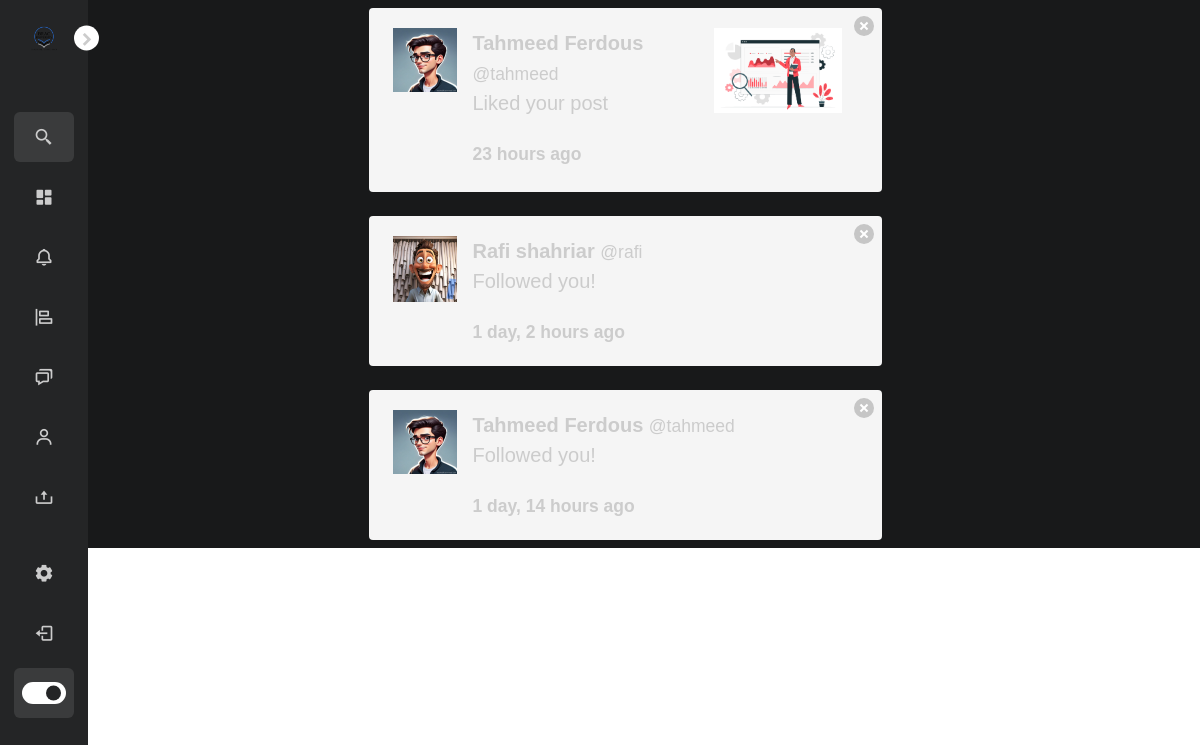
/notifications/ (signed in), run on an earlier commit of the app's database.
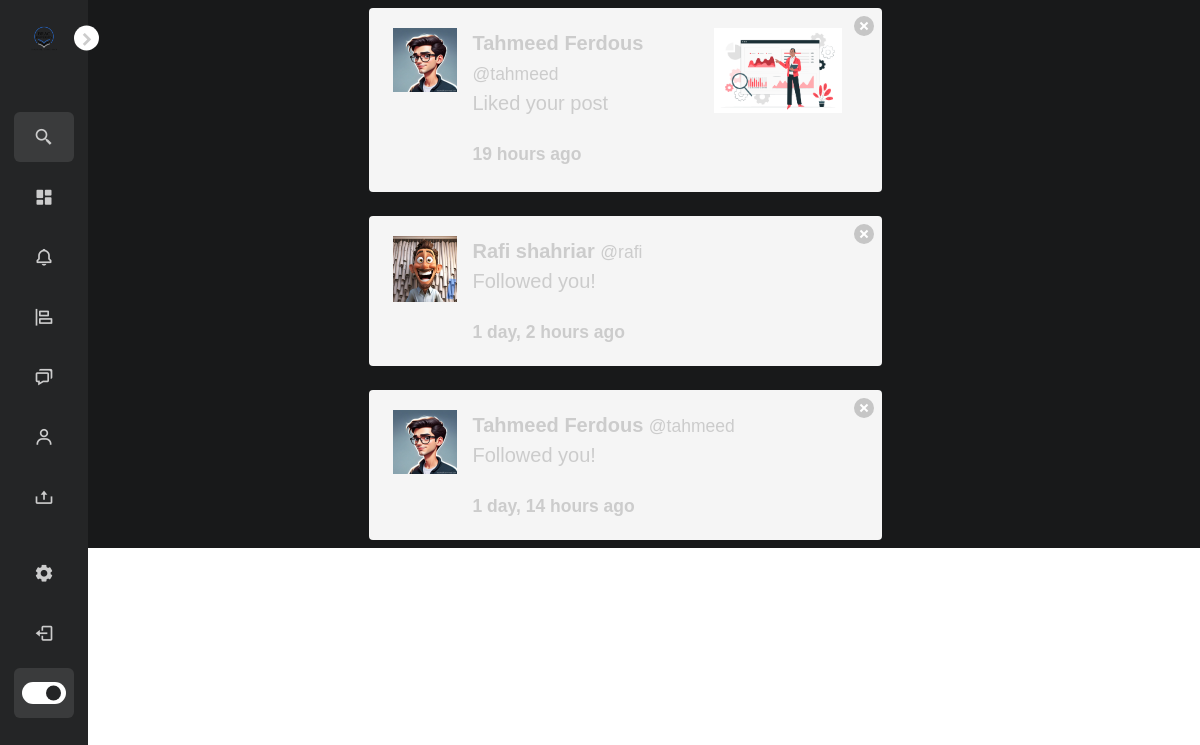
And on a later commit of the database.
### notifications/models.py (models this page shows)
class Notification(models.Model):
	NOTIFICATION_TYPES = ((1,'Like'),(2,'Comment'), (3,'Follow'))
	post = models.ForeignKey('post.Post', on_delete=models.CASCADE, related_name="noti_post", blank=True, null=True)
	sender = models.ForeignKey(User, on_delete=models.CASCADE, related_name="noti_from_user")
	user = models.ForeignKey(User, on_delete=models.CASCADE, related_name="noti_to_user")
	notification_type = models.IntegerField(choices=NOTIFICATION_TYPES)
	text_preview = models.CharField(max_length=90, blank=True)
	date = models.DateTimeField(auto_now_add=True)
	is_seen = models.BooleanField(default=False)

### authy/models.py (models this page shows)
class Profile(models.Model):
	user = models.OneToOneField(User, on_delete=models.CASCADE)
	first_name = models.CharField(max_length=50, null=True, blank=True)
	last_name = models.CharField(max_length=50, null=True, blank=True)
	location = models.CharField(max_length=50, null=True, blank=True)
	url = models.CharField(max_length=80, null=True, blank=True)
	profile_info = models.TextField(max_length=150, null=True, blank=True)
	created = models.DateField(auto_now_add=True)
	favorites = models.ManyToManyField(Post)
	picture = models.ImageField(upload_to=user_directory_path, blank=True, null=True, verbose_name='Picture')

### post/models.py (models this page shows, shortened)
class Post(models.Model):
    id = models.UUIDField(primary_key=True, default=uuid.uuid4, editable=False)
    picture = models.ImageField(upload_to=user_directory_path, verbose_name='Picture', null=False)
    caption = models.TextField(max_length=1500, verbose_name='Caption')
    posted = models.DateTimeField(auto_now_add=True)
    tags = models.ManyToManyField(Tag, related_name='posts')
    user = models.ForeignKey(User, on_delete=models.CASCADE)
    likes = models.IntegerField(default=0)

### notifications/views.py (the view)
# urls.py: path('', ShowNOtifications, name='show-notifications'),
def ShowNOtifications(request):
	user = request.user
	notifications = Notification.objects.filter(user=user).order_by('-date')
	Notification.objects.filter(user=user, is_seen=False).update(is_seen=True)
	template = loader.get_template('notifications.html')
	context = {
		'notifications': notifications,
	}
	return HttpResponse(template.render(context, request))

### direct/views.py (called while the page is built)
def checkDirects(request):
	directs_count = 0
	if request.user.is_authenticated:
		directs_count = Message.objects.filter(user=request.user, is_read=False).count()
	return {'directs_count':directs_count}

### notifications/views.py (called while the page is built)
def CountNotifications(request):
	count_notifications = 0
	if request.user.is_authenticated:
		count_notifications = Notification.objects.filter(user=request.user, is_seen=False).count()
	return {'count_notifications':count_notifications}

### Config/templates/notifications.html (shortened to what this page needs)
{% extends 'base.html' %}
{% load static %}
{% load humanize %}
{% block content %}
    <div class="columns is-mobile is-centered">
    <div class="column is-half">
{% for notification in notifications %}
{% if notification.notification_type == 3 %}
      <div class="notification">
      <a href="{% url 'delete-notification' notification.id %}" class="delete"></a>
      <article class="media">
  <figure class="media-left">
    <p class="image is-64x64">
          {% if notification.sender.profile.picture %}
            <img src="{{ notification.sender.profile.picture.url }}" alt="Placeholder image">
          {% else %}
            <img src="https://bulma.io/images/placeholders/96x96.png" alt="Placeholder image">
        {% endif %}
    </p>
  </figure>
  <div class="media-content">
    <div class="content fs-5">
        <strong>{{ notification.sender.profile.first_name }} {{ notification.sender.profile.last_name }}</strong> <small>@{{ notification.sender.username }}</small>
        <br>
        <p> Followed you!</p>
        <strong><small>{{ notification.date|naturaltime }}</small></strong>
    </div>
  </div>
</article>
      </div>
{% endif %}
{% if notification.notification_type == 1 %}
      <div class="notification">
      <a href="{% url 'delete-notification' notification.id %}" class="delete"></a>
      <article class="media">
  <figure class="media-left">
    <p class="image is-64x64">
        {% if notification.sender.profile.picture %}
            <img src="{{ notification.sender.profile.picture.url }}" alt="Placeholder image">
          {% else %}
            <img src="https://bulma.io/images/placeholders/96x96.png" alt="Placeholder image">
        {% endif %}
    </p>
  </figure>
  <div class="media-content">
    <div class="content fs-5">
        <strong>{{ notification.sender.profile.first_name }} {{ notification.sender.profile.last_name }}</strong> <small>@{{ notification.sender.username }}</small>
        <br>
        <p> Liked your post</p>
        <strong><small>{{ notification.date|naturaltime }}</small></strong>
    </div>
  </div>
  <div class="media-right">
    <figure class="image is-128x128">
      <img src="{{ notification.post.picture.url }}">
  </figure>
  </div>
</article>
      </div>
{% endif %}
{% endfor %}
    </div>
    </div>
{% endblock %}

### Config/templates/base.html (shortened to what this page needs)
{% load static %}
<!doctype html>
<html lang="en">
  <head>
    <link rel="stylesheet" href="{% static 'css/style1.css' %}">
    <link rel="stylesheet" href="{% static 'css/bulma.min.css' %}">
    <link href='https://unpkg.com/boxicons@2.1.4/css/boxicons.min.css' rel='stylesheet'>
    <link href="https://cdn.jsdelivr.net/npm/bootstrap@5.3.3/dist/css/bootstrap.min.css" rel="stylesheet">
  </head>
  <body class="dark">
    <nav class="sidebar close">
      <header>
        <div class="image-text">
          <span class="image">
            <a href="{% url 'index' %}"><img src="{% static 'img/logo.png' %}" alt="logo"></a>
          </span>
        </div>
        <div class="toggle">
          <i class='bx bxs-chevron-right'></i>
        </div>
      </header>
      <div class="menu-bar">
        <div class="menu">
          <li class="search-box">
            <a href="{% url 'usersearch' %}">
              <i class='bx bx-search-alt-2 icon'></i>
            </a>
          </li>
          <ul class="menu-links">
            <li class="nav-link">
              <a href="{% url 'dashboard' %}">
                <i class='bx bxs-dashboard icon'></i>
              </a>
            </li>
            <li class="nav-link">
              <a href="{% url 'show-notifications' %}">
                <i class='bx bx-bell icon'></i>
              </a>
            </li>
            <li class="nav-link">
              <a href="{% url 'explore:explore_page' %}">
                <i class='bx bx-objects-horizontal-left icon'></i>
              </a>
            </li>
            <li class="nav-link">
              <a href="{% url 'directs' request.user %}">
                <i class='bx bx-chat icon'></i>
              </a>
            </li>
            <li class="nav-link">
              <a href="{% url 'profile' request.user %}">
                <i class='bx bx-user icon'></i>
              </a>
            </li>
            <li class="nav-link">
              <a href="{% url 'newpost' %}">
                <i class='bx bx-upload icon'></i>
              </a>
            </li>
          </ul>
        </div>
        <div class="bottom-content">
          <li class="nav-link">
            <a href="{% url 'setting:settings_page' %}">
              <i class='bx bxs-cog icon'></i>
            </a>
          </li>
          <li class="nav-link">
            <a href="{% url 'logout' %}">
              <i class='bx bx-log-out icon'></i>
            </a>
          </li>
          <li class="mode">
            <div class="toggle-switch">
              <span class="switch"></span>
            </div>
          </li>
        </div>
      </div>
    </nav>
    <main>
      <section class="home">
          <div class="text">
            {% block content %}
            {% endblock %}
          </div>
      </section>
    </main>
  </body>
</html>

### Config/static/css/style1.css (style rules this page uses)
* { font-family: sans-serif; margin: 0; padding: 0; box-sizing: border-box; }
:root { --body-color: #E4E9F7; --sidebar-color: #FFF; --primary-color: #5d5c5e; --primary-color-light: #F6F5FF; --toggle-color: #DDD; --text-color: #707070; --tran-02: all 0.2s ease; --tran-03: all 0.3s ease; --tran-04: all 0.4s ease; --tran-05: all 0.5s ease; }
body { height: 100vh; background: var(--body-color); transition: var(--tran-02); }
body.dark { --body-color: #18191A; --sidebar-color: #242526; --primary-color: #3A3B3C; --primary-color-light: #3A3B3C; --toggle-color: #FFF; --text-color: #CCC; }
.sidebar.close { width: 88px; }
.sidebar .image { min-width: 60px; display: flex; align-items: center; justify-content: center; }
.sidebar { position: fixed; top: 0; left: 0; height: 100%; width: 250px; padding: 10px 14px; background: var(--sidebar-color); transition: var(--tran-05); z-index: 100; }
ul.menu-links { padding-left: 0; }
.sidebar li { height: 50px; margin-top: 10px; list-style: none; display: flex; align-items: center; }
.sidebar li .icon, .sidebar li .text { color: var(--text-color); transition: var(--tran-02); }
.sidebar li .icon { display: flex; align-items: center; justify-content: center; min-width: 60px; font-size: 20px; }
.sidebar header { position: relative; }
.sidebar .image-text img { width: 40px; border-radius: 6px; }
.sidebar header .image-text { display: flex; align-items: center; }
.sidebar .menu { margin-top: 35px; }
.sidebar header .toggle { position: absolute; top: 50%; right: -25px; transform: translateY(-50%) rotate(180deg); height: 25px; width: 25px; background: white; display: flex; align-items: center; justify-content: center; border-radius: 50%; background-color: var(--toggle-color); font-size: 22px; transition: var(--tran-03); color: #545556; }
.sidebar.close header .toggle { transform: translateY(-50%); }
body.dark .sidebar header .toggle { color: var(--text-color); }
.sidebar .search-box { background: var(--primary-color-light); border-radius: 6px; transition: var(--tran-05); }
.sidebar li a { height: 100%; width: 100%; display: flex; align-items: center; text-decoration: none; border-radius: 6px; font-weight: 500; transition: var(--tran-04); }
.sidebar .menu-bar { height: cal(100% - 50px); display: flex; flex-direction: column; justify-content: space-between; }
.menu-bar .mode { position: relative; border-radius: 60px; background: var(--primary-color-light); }
.menu-bar .mode .toggle-switch { position: absolute; right: 0; display: flex; align-items: center; justify-content: center; height: 100%; min-width: 60px; cursor: pointer; border-radius: 6px; background: var(--primary-color-light); }
.toggle-switch .switch { position: relative; height: 22px; width: 44px; border-radius: 25px; background: var(--toggle-color); transition: var(--tran-05); }
.switch::before { content: ''; position: absolute; height: 15px; width: 15px; border-radius: 50%; top: 50%; left: 5px; transform: translateY(-50%); background: var(--sidebar-color); transition: var(--tran-03); }
body.dark .switch::before { left: 24px; }
main .home { position: relative; left: 250px; width: calc(100% - 250px); background: var(--body-color); transition: var(--tran-05); }
main .home .text { font-size: 30px; font-weight: 500; color: var(--text-color); padding: 8px 50px; }
.sidebar.close ~ main .home { left: 50px; width: calc(100% - 50px); }
body { overflow-x: hidden; }

What changed in the data, as far as the page shows it:
removed Notification: sender.profile.picture (picture), sender.profile.first_name "Tahmeed", sender.profile.last_name "Ferdous", sender.username "tahmeed", date "23 hours ago", post.picture (picture)
added Notification: sender.profile.picture (picture), sender.profile.first_name "Tahmeed", sender.profile.last_name "Ferdous", sender.username "tahmeed", date "19 hours ago", post.picture (picture)
